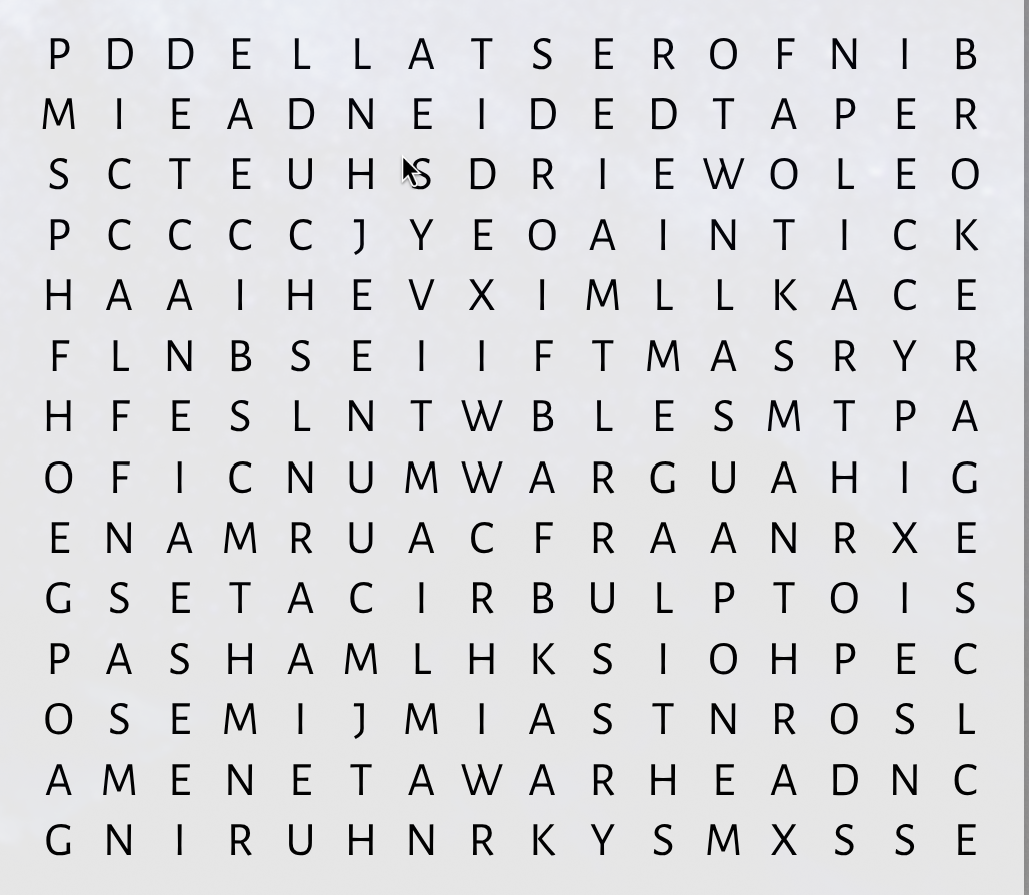
#> input picture TestItems/Test5.png, 1029 x 895 px
$ jupyter execute --allow-errors WordSearch.ipynb
#> lines starting #> are read from the running program, lines starting #| are printed output that depends on the picture; after the words box and inside, x2 and y2 are one past the last pixel; in counts of white or black regions, pixels touching at a corner belong together
[cell 1]
#Imports
import cv2
import numpy as np
import torch
import torch.nn as nn
from torchsummary import summary
import torchvision.transforms as transforms
from PIL import Image
import matplotlib.pyplot as plt

#> (the rest of this cell did not finish here and is left out)

[cell 2]
#Kernels
Kernel = cv2.getStructuringElement(shape=cv2.MORPH_RECT,ksize=(2,2))
NewHeight = 800

#Images
InputImg = cv2.imread("TestItems/Test5.png")
#> InputImg is the input picture: shape (895, 1029, 3); mean B, G, R 219.3, 216.9, 216.6
Height,Width = InputImg.shape[:2]
Ratio = NewHeight/float(Height)
NewWidth = int(Ratio*Width)
InputImg = cv2.resize(InputImg , (NewWidth,NewHeight) , interpolation=cv2.INTER_AREA)
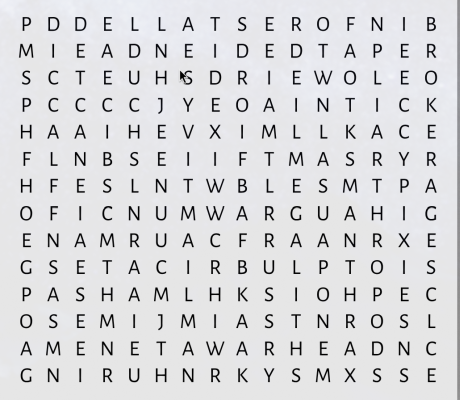
#> InputImg: shape (800, 919, 3) (shown at 1/2 size); mean B, G, R 219.3, 216.9, 216.6
InputImgGS = cv2.cvtColor(InputImg , cv2.COLOR_BGR2GRAY)
InputImgBlur = cv2.GaussianBlur(src=InputImgGS,ksize=(3,3),sigmaX=0,sigmaY=0)
_,InputImgThresh = cv2.threshold(src=InputImgBlur,thresh=0,maxval=255,type=cv2.THRESH_OTSU+cv2.THRESH_BINARY_INV)
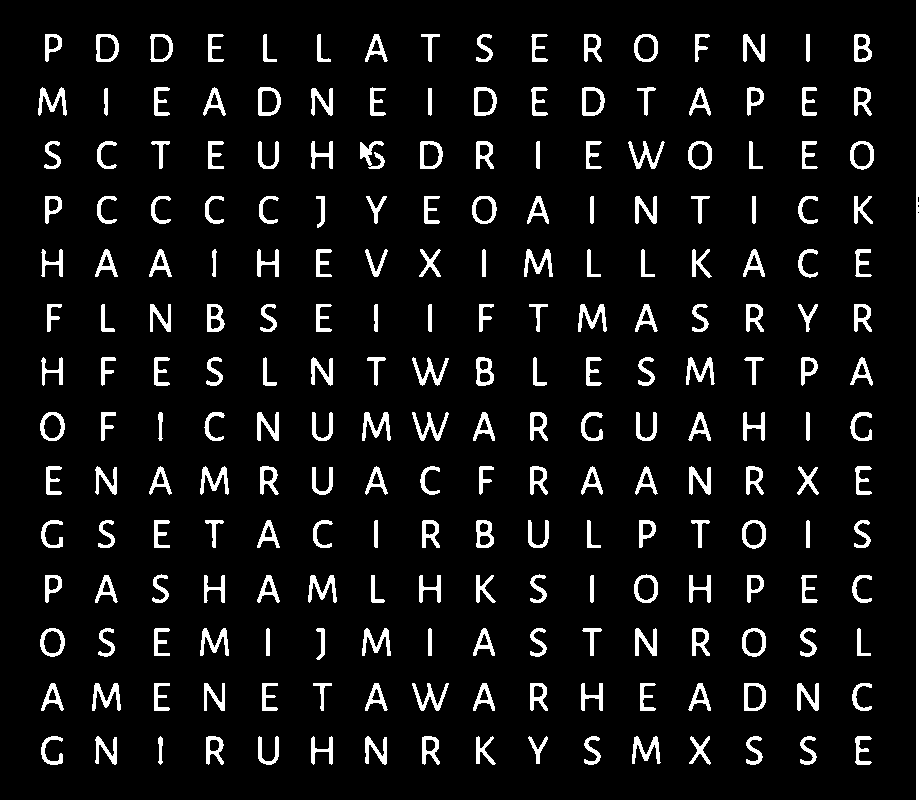
#> InputImgThresh: shape (800, 919); 7.4% white; 225 white regions, largest, box (x1, y1, x2, y2) and area: (916, 0, 919, 800) 2392, (362, 412, 391, 441) 369, (412, 412, 449, 441) 366
InputImgMorph = cv2.morphologyEx(src=InputImgThresh,op=cv2.MORPH_CLOSE,kernel=Kernel)
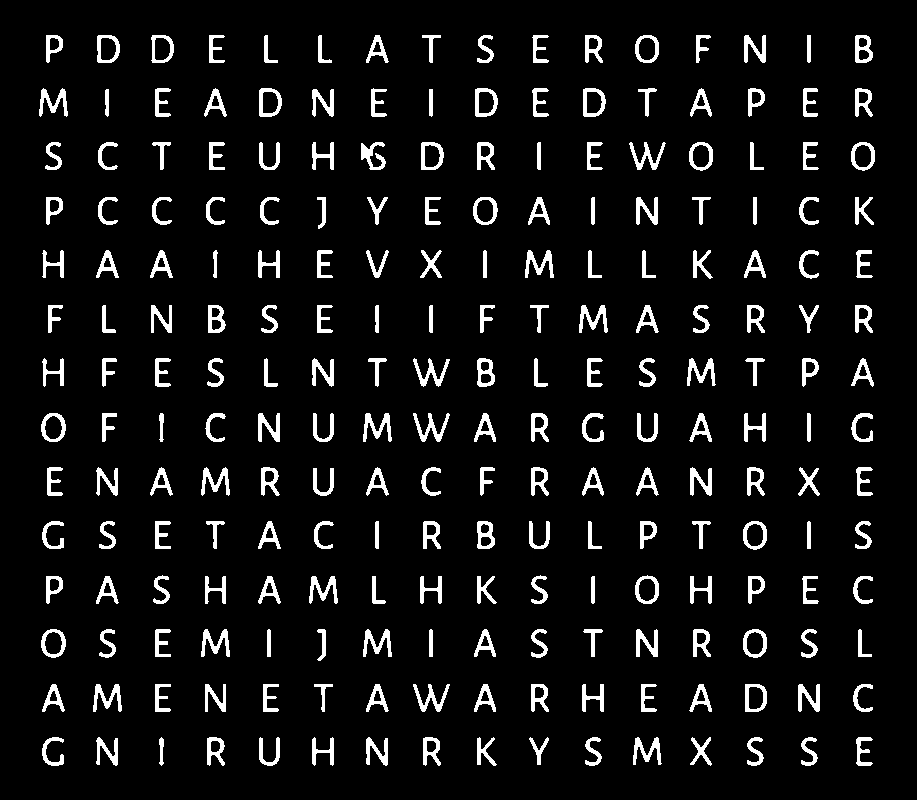
#> InputImgMorph: shape (800, 919); 7.3% white; 225 white regions, largest, box (x1, y1, x2, y2) and area: (917, 0, 919, 800) 1600, (363, 413, 392, 442) 372, (413, 413, 450, 442) 369
BoxImg = InputImgMorph.copy()
OutputOverlayImg = InputImg.copy()

TestImg = cv2.cvtColor(InputImgMorph, cv2.COLOR_BGR2RGB)
#> TestImg: shape (800, 919, 3); 7.3% white; 225 white regions
plt.imshow(TestImg)
plt.axis('off')
plt.title("Preprocessed Image")
plt.show()

[cell 3]
#Detect Contours of each letter and place them in rows

contours,_ = cv2.findContours(InputImgMorph,cv2.RETR_EXTERNAL,cv2.CHAIN_APPROX_SIMPLE)
#> contours = 225 contours; largest, box (x1, y1, x2, y2) and area: (917, 0, 919, 800) 799, (41, 413, 66, 442) 552, (259, 88, 282, 117) 546, (475, 88, 498, 117) 544, (41, 629, 66, 658) 542
ImgHist = np.zeros(NewHeight,np.int32)
Boxes = []

#Contours exist
if len(contours) > 0:
	AvgArea = sum(cv2.contourArea(contour) for contour in contours)/len(contours)
#> AvgArea = 219.5
else:
	AvgArea = 0

for cnt in contours:
	if cv2.contourArea(cnt) < 0.1*AvgArea:
		continue
	x,y,w,h = cv2.boundingRect(cnt)
	Boxes.append((x,y,w,h))
#> this loop made 225 passes
#> (x, y, w, h) on passes 1 to 3: (856, 737, 17, 29), (801, 737, 17, 29), (747, 737, 17, 29)
#> after the loop, Boxes = 225 items, first 6: (856, 737, 17, 29), (801, 737, 17, 29), (747, 737, 17, 29), (690, 737, 22, 29), (633, 737, 29, 28), (585, 737, 17, 29)

for box in Boxes:
	for i in range(box[1],box[1]+box[3]):
		ImgHist[i] += 1
#> this loop made 225 passes
#> after the loop, ImgHist = 800 values, max 17 at index 35, min 1 at index 0, mean 8.96

HistThresh = max(ImgHist)*0.5 #50%
#> HistThresh = 8.5
RowRanges = []
InRow = False
StartY = 0

for y in range(len(ImgHist)):
	#Enter Row
	if ImgHist[y] > HistThresh and InRow == False:
		StartY = y
		InRow = True
	#Exit Row
	elif ImgHist[y] <= HistThresh and InRow == True:
		RowRanges.append((StartY,y))
		InRow = False
#> this loop made 800 passes
#> after the loop, InRow = False; RowRanges = [(35, 63), (88, 117), (142, 170), (197, 225), (250, 278), (305, 333), (358, 387), (413, 442), (467, 496), (521, 549), (576, 604), (629, 657), (684, 712), (737, 766)]; StartY = 737

PuzzleCoords = [[] for _ in range(len(RowRanges))]
#> PuzzleCoords = [[], [], [], [], [], [], [], [], [], [], [], [], [], []]

for box in Boxes:
	YCenter = box[1]+box[3]/2
	for rowind in range(len(RowRanges)):
		if RowRanges[rowind][0]<=YCenter<=RowRanges[rowind][1]:
			PuzzleCoords[rowind].append(box)
			cv2.rectangle(TestImg,(box[0],box[1]),((box[0]+box[2]),(box[1]+box[3])),(0,0,255),2)
#> this loop made 225 passes
#> (box, YCenter) on passes 1 to 3: ((856, 737, 17, 29), 751.5), ((801, 737, 17, 29), 751.5), ((747, 737, 17, 29), 751.5)
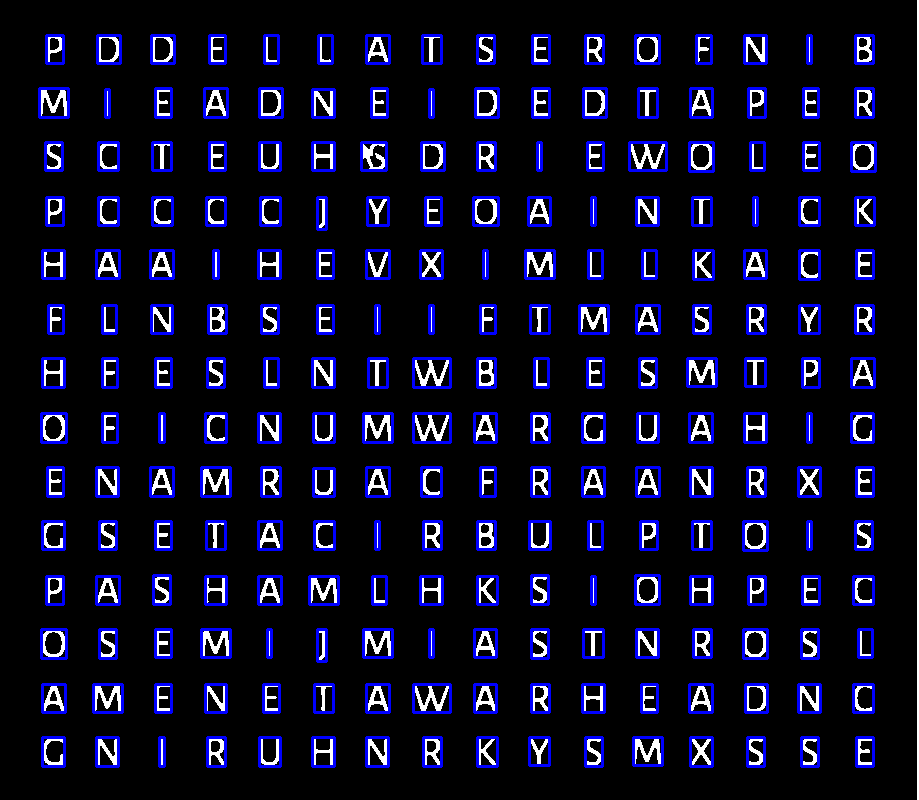
#> TestImg: shape (800, 919, 3); mean R, G, B 13.4, 13.4, 35.2

for row in PuzzleCoords:
	row.sort(key=lambda x: x[0])
#> this loop made 14 passes

plt.bar(np.arange(len(ImgHist)),ImgHist,width=1.0,color='blue')
plt.title("Contour Density")
plt.xlabel("Y-Coordinate")
plt.ylabel("Density")
plt.show()
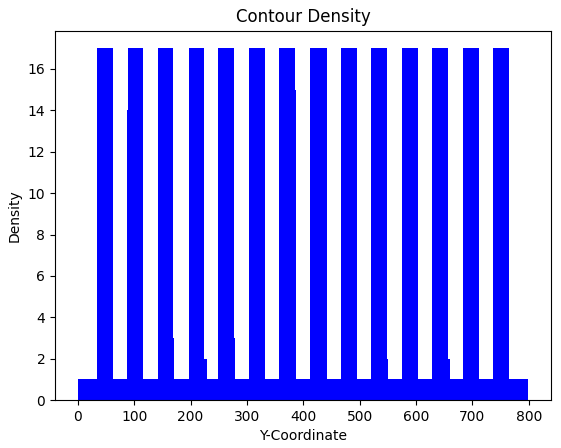
#> figure drawn by matplotlib, 1 panel

plt.imshow(TestImg)
plt.title("Boxed Contours")
plt.axis('off')
plt.show()

[cell 4]
#Load model

print("Loading Model")
#Define architecture
class EMNISTModel(nn.Module):
	def __init__(self):
		super(EMNISTModel,self).__init__()

		#Layer1
		self.conv1 = nn.Conv2d(in_channels=1,out_channels=32,kernel_size=3,padding=1,bias=False)#Size does not change
		self.bn1 = nn.BatchNorm2d(num_features=32)
		self.relu1 = nn.ReLU()
		self.pool1 = nn.MaxPool2d(kernel_size=2)#Size halves into 14x14

		#Layer2
		self.conv2 = nn.Conv2d(in_channels=32,out_channels=32,kernel_size=3,padding=1,bias=False)
		self.bn2 = nn.BatchNorm2d(num_features=32)
		self.relu2 = nn.ReLU()

		#Layer3
		self.conv3 = nn.Conv2d(in_channels=32,out_channels=64,kernel_size=3,padding=1,bias=False)
		self.bn3 = nn.BatchNorm2d(num_features=64)
		self.relu3 = nn.ReLU()

		#Layer4
		self.conv4 = nn.Conv2d(in_channels=64,out_channels=64,kernel_size=3,padding=1,bias=False)
		self.bn4 = nn.BatchNorm2d(num_features=64)
		self.relu4 = nn.ReLU()

		#Layer5
		self.conv5 = nn.Conv2d(in_channels=64,out_channels=64,kernel_size=3,padding=1,bias=False)
		self.bn5 = nn.BatchNorm2d(num_features=64)
		self.relu5 = nn.ReLU()
		self.pool2 = nn.MaxPool2d(kernel_size=2)#Size halves into 7x7

		#FlattenLayer
		self.flatten = nn.Flatten()

		#Layer6
		self.fc1 = nn.Linear(in_features=64*7*7,out_features=256)
		self.relu6 = nn.ReLU()

		#Layer7
		self.fc2 = nn.Linear(in_features=256,out_features=64)
		self.relu7 = nn.ReLU()

		#DropoutLayer
		self.dropout = nn.Dropout(p=0.2)

		#Layer8
		self.fc3 = nn.Linear(in_features=64,out_features=26)

	# [34 lines left out: function forward, not called in this run]

#> (the rest of this cell did not finish here and is left out)

[cell 5]
#Pass through model

Puzzle = []
inc = 0
LetterWidth = None

#> (the rest of this cell did not finish here and is left out)

[cell 6]
#Load WordList

Words = set()

#> (the rest of this cell did not finish here and is left out)

[cell 7]
#Find Words

#Rays
'''
0 = Same Index
1 = Next Index
-1 = Previous Index
(Row,Col)
Right = (0,1)
Left = (0,-1)
Down = (1,0)
Up = (-1,0)
Diagonals = (1,1),(-1,1),(-1,-1),(1,-1)
'''
Rays = [(0,1),(0,-1),(1,0),(-1,0),(1,1),(-1,1),(-1,-1),(1,-1)]

WordsFound = {}

for row in range(len(Puzzle)):
	for col in range(len(Puzzle[row])):
		for RayRow,RayCol in Rays:
			CurrentWord = ""
			CurrentRow,CurrentCol = row,col
			while (True):
				if ((0<=CurrentRow<len(Puzzle))and(0<=CurrentCol<len(Puzzle[row]))):
					CurrentWord += Puzzle[CurrentRow][CurrentCol]
					if (CurrentWord in Words):
						print(f"Found Word {CurrentWord}")
						StartCoords = (row,col)
						CurrentCoords = (CurrentRow,CurrentCol)
						if StartCoords > CurrentCoords:
							StartCoords,CurrentCoords = CurrentCoords,StartCoords
						if CurrentWord not in WordsFound:
							WordsFound[CurrentWord] = [(StartCoords,CurrentCoords)]
						elif ((StartCoords,CurrentCoords) not in WordsFound[CurrentWord]):
							WordsFound[CurrentWord].append((StartCoords,CurrentCoords))

					CurrentRow += RayRow
					CurrentCol += RayCol
				else:
					break
#> after the loop, WordsFound = 0 items

$ run again, with TestItems/Test0.png copied over TestItems/Test5.png
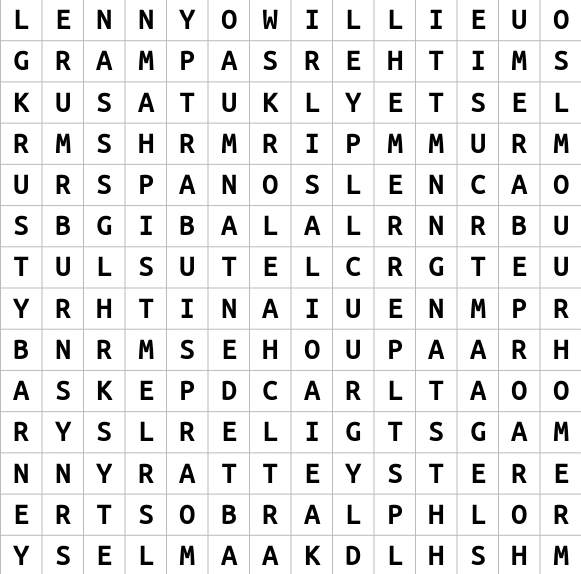
#> input picture TestItems/Test0.png, 581 x 574 px
#> InputImg is the input picture: shape (574, 581, 3); min 0, max 255, mean 230.1
#> InputImg: shape (800, 809, 3)
#> InputImgThresh: shape (800, 809); 9.1% white; 196 white regions, largest, box (x1, y1, x2, y2) and area: (598, 416, 617, 443) 386, (598, 243, 617, 271) 384, (310, 243, 329, 271) 383
#> InputImgMorph: shape (800, 809); 9.1% white; 196 white regions, largest, box (x1, y1, x2, y2) and area: (599, 417, 618, 444) 388, (311, 244, 330, 272) 385, (599, 244, 618, 272) 385
#> contours = 196 contours; largest, box (x1, y1, x2, y2) and area: (772, 15, 793, 42) 428, (772, 532, 793, 559) 426, (772, 245, 793, 271) 425, (251, 704, 272, 731) 424, (310, 15, 331, 42) 423
#> AvgArea = 270.5
#> the loop `for cnt in contours:` made 196 passes
#> (x, y, w) on passes 1 to 3: (772, 762, 21), (714, 762, 20), (658, 762, 18)
#> after the loop `for cnt in contours:`: Boxes = 196 items, first 6: (772, 762, 21, 27), (714, 762, 20, 27), (658, 762, 18, 27), (599, 762, 19, 27), (544, 762, 17, 27), (483, 762, 20, 27)
#> the loop `for box in Boxes:` made 196 passes
#> after the loop `for box in Boxes:`: ImgHist = 800 values, max 14 at index 15, min 0 at index 0, mean 6.65
#> HistThresh = 7
#> the loop `for y in range(len(ImgHist)):` made 800 passes
#> after the loop `for y in range(len(ImgHist)):`: InRow = False; RowRanges = [(14, 42), (72, 99), (130, 157), (187, 214), (244, 272), (302, 329), (359, 386), (417, 444), (474, 502), (532, 559), (589, 616), (647, 674), (704, 731), (762, 789)]; StartY = 762
#> PuzzleCoords = [[], [], [], [], [], [], [], [], [], [], [], [], [], []]
#> the loop `for box in Boxes:` made 196 passes
#> (box, YCenter) on passes 1 to 3: ((772, 762, 21, 27), 775.5), ((714, 762, 20, 27), 775.5), ((658, 762, 18, 27), 775.5)
#> after the loop `for box in Boxes:`:
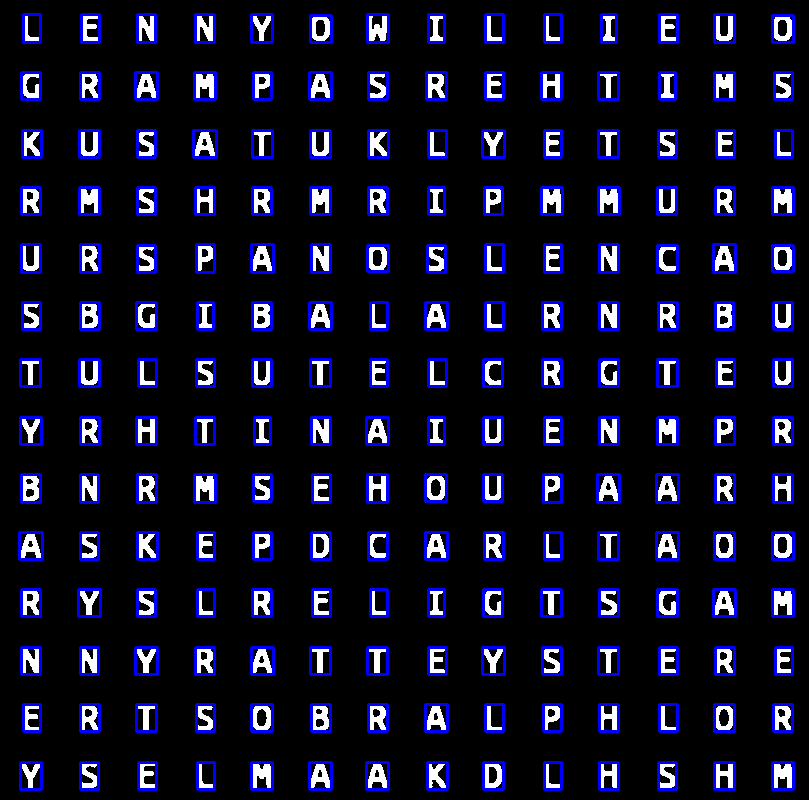
#> TestImg: shape (800, 809, 3); mean R, G, B 18, 18, 39.1
#> the loop `for row in PuzzleCoords:` made 14 passes
#> `plt.show()`:
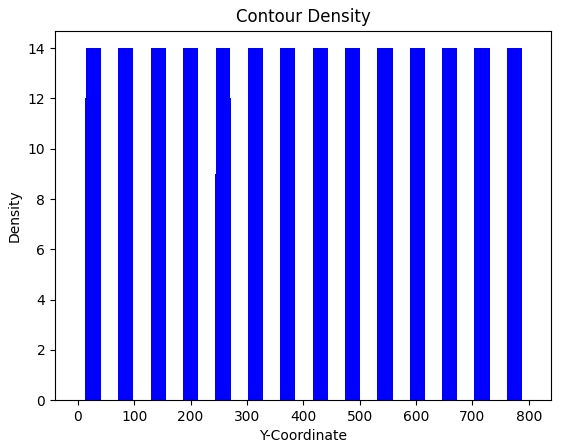
#> figure drawn by matplotlib, 1 panel
#> after the loop `for row in range(len(Puzzle)):`: WordsFound = 0 items

$ run again, with TestItems/Test1.png copied over TestItems/Test5.png
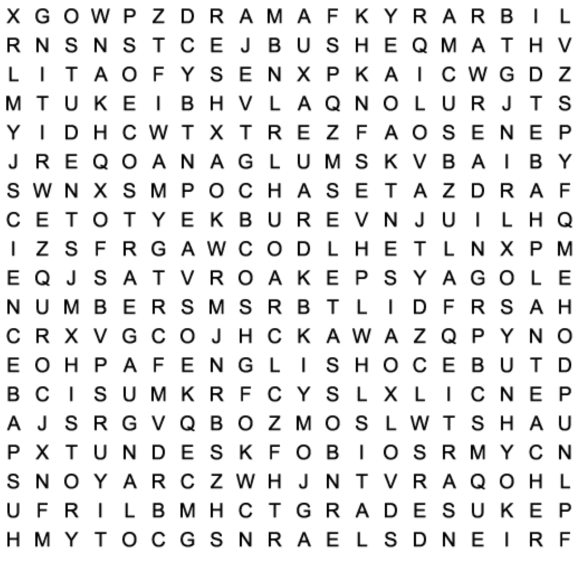
#> input picture TestItems/Test1.png, 1172 x 1126 px (shown at 1/2 size)
#> InputImg is the input picture: shape (1126, 1172, 3); mean B, G, R 232.5, 232.5, 232.5
#> InputImg: shape (800, 832, 3)
#> InputImgThresh: shape (800, 832); 11.6% white; 380 white regions, largest, box (x1, y1, x2, y2) and area: (379, 12, 400, 33) 309, (462, 218, 483, 240) 307, (627, 53, 648, 75) 306
#> InputImgMorph: shape (800, 832); 11.7% white; 380 white regions, largest, box (x1, y1, x2, y2) and area: (380, 13, 401, 34) 313, (463, 219, 484, 241) 311, (628, 54, 649, 76) 309
#> contours = 380 contours; largest, box (x1, y1, x2, y2) and area: (133, 219, 154, 242) 363, (51, 384, 72, 407) 362, (463, 136, 484, 160) 361, (669, 674, 690, 697) 360, (257, 591, 278, 614) 359
#> AvgArea = 184.8
#> the loop `for cnt in contours:` made 380 passes
#> (x, y, w, h) on passes 1 to 3: (718, 757, 5, 21), (629, 757, 18, 21), (508, 757, 15, 21)
#> after the loop `for cnt in contours:`: Boxes = 380 items, first 6: (718, 757, 5, 21), (629, 757, 18, 21), (508, 757, 15, 21), (423, 757, 20, 21), (341, 757, 17, 21), (94, 757, 18, 21)
#> the loop `for box in Boxes:` made 380 passes
#> after the loop `for box in Boxes:`: ImgHist = 800 values, max 20 at index 13, min 0 at index 0, mean 10.33
#> HistThresh = 10
#> the loop `for y in range(len(ImgHist)):` made 800 passes
#> after the loop `for y in range(len(ImgHist)):`: InRow = False; RowRanges = [(13, 34), (54, 76), (95, 117), (137, 158), (178, 200), (219, 241), (261, 282), (302, 324), (343, 365), (385, 406), (426, 447), (467, 489), (509, 530), (550, 571), (591, 613), (632, 654), (674, 695), (715, 737), (756, 778)]; StartY = 756
#> PuzzleCoords = [[], [], [], [], [], [], [], [], [], [], [], [], [], [], [], [], [], [], []]
#> the loop `for box in Boxes:` made 380 passes
#> (box, YCenter) on passes 1 to 3: ((718, 757, 5, 21), 767.5), ((629, 757, 18, 21), 767.5), ((508, 757, 15, 21), 767.5)
#> after the loop `for box in Boxes:`:
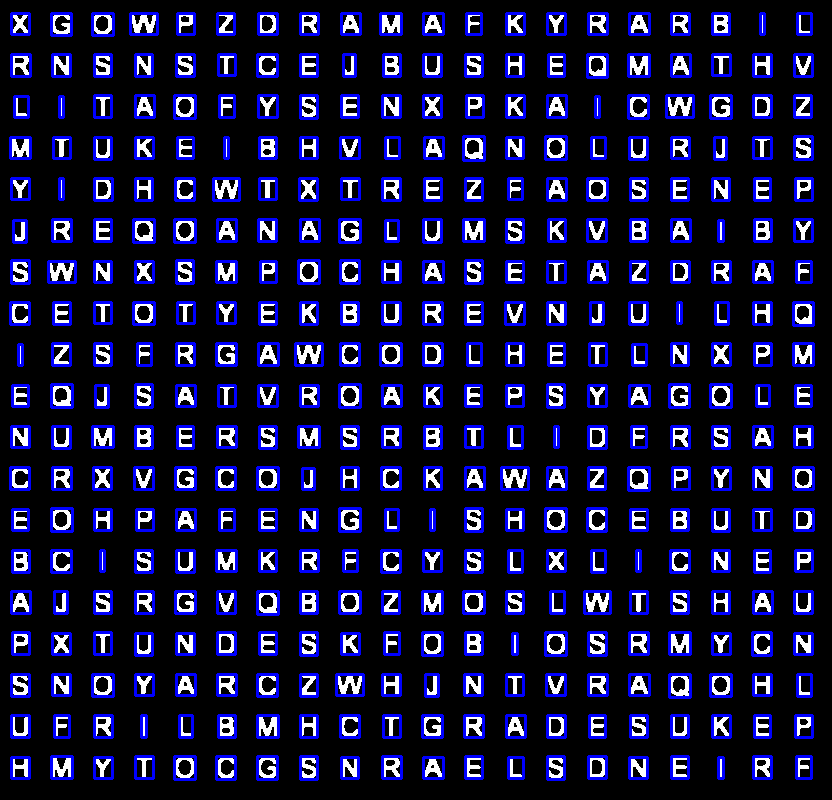
#> TestImg: shape (800, 832, 3); mean R, G, B 21.6, 21.6, 55.2
#> the loop `for row in PuzzleCoords:` made 19 passes
#> `plt.show()`:
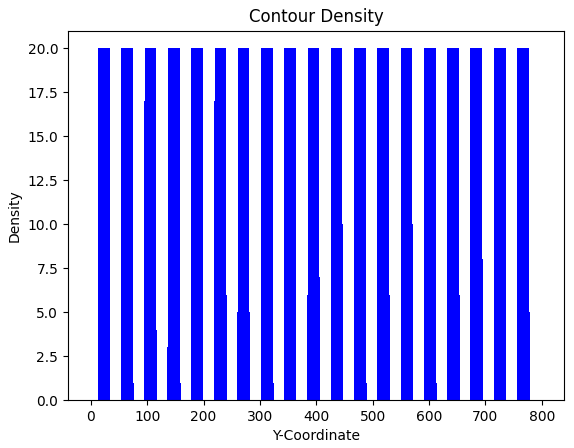
#> figure drawn by matplotlib, 1 panel
#> after the loop `for row in range(len(Puzzle)):`: WordsFound = 0 items
